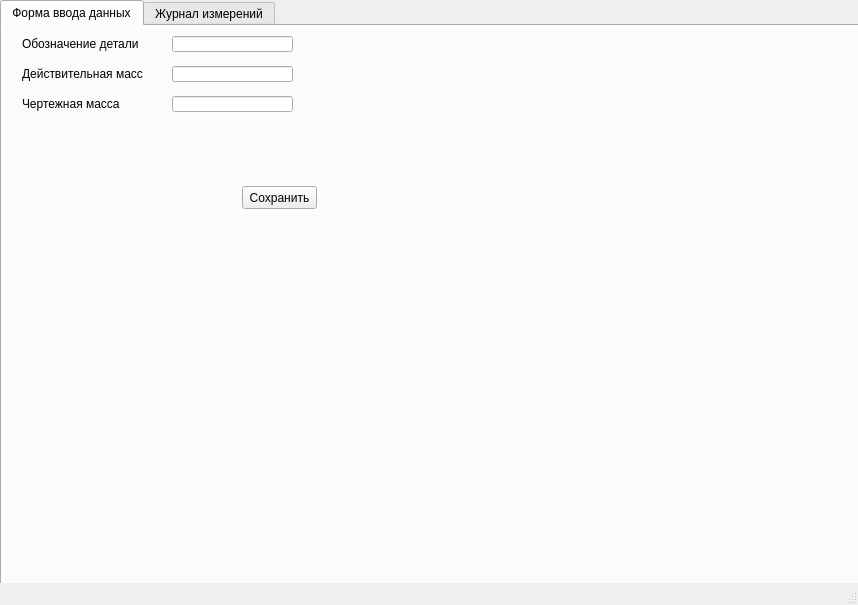
<?xml version="1.0" encoding="UTF-8"?>
<ui version="4.0">
 <class>MainWindow</class>
 <widget class="QMainWindow" name="MainWindow">
  <property name="geometry">
   <rect>
    <x>0</x>
    <y>0</y>
    <width>858</width>
    <height>605</height>
   </rect>
  </property>
  <property name="windowTitle">
   <string>MainWindow</string>
  </property>
  <widget class="QWidget" name="centralwidget">
   <widget class="QTabWidget" name="tabWidget">
    <property name="geometry">
     <rect>
      <x>0</x>
      <y>0</y>
      <width>861</width>
      <height>601</height>
     </rect>
    </property>
    <property name="currentIndex">
     <number>0</number>
    </property>
    <widget class="QWidget" name="tab">
     <attribute name="title">
      <string>Форма ввода данных</string>
     </attribute>
     <widget class="QLineEdit" name="lineEdit">
      <property name="geometry">
       <rect>
        <x>170</x>
        <y>10</y>
        <width>121</width>
        <height>16</height>
       </rect>
      </property>
     </widget>
     <widget class="QLabel" name="label">
      <property name="geometry">
       <rect>
        <x>20</x>
        <y>10</y>
        <width>121</width>
        <height>16</height>
       </rect>
      </property>
      <property name="text">
       <string>Обозначение детали</string>
      </property>
     </widget>
     <widget class="QLineEdit" name="lineEdit_3">
      <property name="geometry">
       <rect>
        <x>170</x>
        <y>40</y>
        <width>121</width>
        <height>16</height>
       </rect>
      </property>
     </widget>
     <widget class="QLabel" name="label_3">
      <property name="geometry">
       <rect>
        <x>20</x>
        <y>40</y>
        <width>121</width>
        <height>16</height>
       </rect>
      </property>
      <property name="text">
       <string>Действительная масса</string>
      </property>
     </widget>
     <widget class="QLabel" name="label_4">
      <property name="geometry">
       <rect>
        <x>20</x>
        <y>70</y>
        <width>121</width>
        <height>16</height>
       </rect>
      </property>
      <property name="text">
       <string>Чертежная масса</string>
      </property>
     </widget>
     <widget class="QLineEdit" name="lineEdit_4">
      <property name="geometry">
       <rect>
        <x>170</x>
        <y>70</y>
        <width>121</width>
        <height>16</height>
       </rect>
      </property>
     </widget>
     <widget class="QPushButton" name="pushButton">
      <property name="geometry">
       <rect>
        <x>240</x>
        <y>160</y>
        <width>75</width>
        <height>23</height>
       </rect>
      </property>
      <property name="text">
       <string>Сохранить</string>
      </property>
     </widget>
    </widget>
    <widget class="QWidget" name="tab_2">
     <attribute name="title">
      <string>Журнал измерений</string>
     </attribute>
     <widget class="QTableView" name="tableView">
      <property name="geometry">
       <rect>
        <x>0</x>
        <y>0</y>
        <width>851</width>
        <height>571</height>
       </rect>
      </property>
     </widget>
    </widget>
   </widget>
  </widget>
  <widget class="QStatusBar" name="statusbar"/>
 </widget>
 <resources/>
 <connections/>
</ui>
